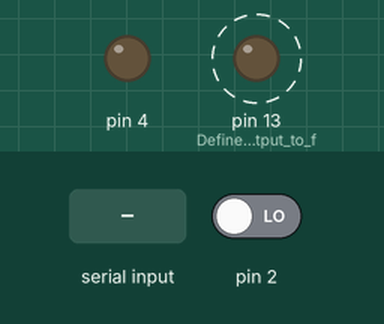
A sketch run on a simulated Arduino Uno, built with avr-gcc and run on an emulated ATmega328P. Parts: output pins drawn as LEDs (lit = HIGH). Dashed ring = blinking. The inputs (shaded band) are chosen by the test bench; at power-on: pin 2 LOW. What the sketch prints to the serial monitor is not drawn.

Above: at 1.2 s.
1.3 s: "90,45\n" received over Serial
3.8 s: "5\n" received over Serial
6.8 s: "30,150\n" received over Serial
Timing chart, 0 to 13.8 s (numbered marks = the images above; inputs shaded):
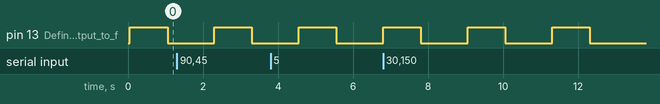

Measured:
- by itself, pin 13 (Define_D13_as_output_to_f): alternates HIGH for 1.0 s and LOW for 1.3 s

The sketch:

DimmerBluetooth.ino
```cpp
/*
  The following sketch is meant to to define dimming value through potentiometer,
  The potentiometer values are changing in range from 0 to 1023
  potentiometer values are converted through the map function to values from 0 to 100% and saved in dimmer.setPower(outVal);
  Serial.begin is used to display dimming values

  Dimmer is connected to following pins:
  D2 - zero-cross; it's hard-defined because of the use of external interupt
  dimmerLamp dimmer(4); used to initialize the 4th pin and is defined by the user

  void loop()  обработчик потенциометра, вывод информации на серийный порт, задавание значения.
*/

#include <RBDdimmer.h>

dimmerLamp dimmer(4); //initialase port for dimmer: name(PinNumber);

int outVal = 70;

void setup() {
  Serial.begin(9600);
  dimmer.begin(NORMAL_MODE, ON); //dimmer initialisation: name.begin(MODE, STATE)
  pinMode(13, OUTPUT);      //Define D13 as output to flash status LED
  Serial.println("Dimmer Program is starting...");
  Serial.println("Set value");

  dimmer.setPulseWidth(13); // avoid LED flickering!
}

void printSpace(int val)
{
  if ((val / 100) == 0) Serial.print(" ");
  if ((val / 10) == 0) Serial.print(" ");
}

void loop() {
  int preVal = outVal;

  if (Serial.available())
  {
    int buf = Serial.parseInt();
    if (buf != 0)
    {
      outVal = buf;
    }
    delay(200);
  }

  dimmer.setPower(outVal); // setPower(0-100%);

  if (preVal != outVal)
  {
    Serial.print("% lampValue -> ");
    printSpace(dimmer.getPower());
    Serial.print(dimmer.getPower());
  }
  delay(50);
  flash_led();
}

void flash_led() {
  digitalWrite(13, HIGH);
  delay(1000);
  digitalWrite(13, LOW);
  delay(1000);
}
```

RBDdimmer.h
```cpp
#ifndef RBDDIMMER_H
#define RBDDIMMER_H

#include <avr/io.h>
#include <stdio.h>
#include <avr/interrupt.h>
#include <util/delay.h>
#include <util/atomic.h>

typedef enum
{
    NORMAL_MODE = 0,
    TOGGLE_MODE = 1
} DIMMER_MODE_typedef;

typedef enum
{
    OFF = false,
    ON = true
} ON_OFF_typedef;

#if defined(__AVR_ATmega1280__) || defined(__AVR_ATmega2560__)
#define DIMMER_TIMER 4
#define INT_vect INT4_vect
#define INTx INT4
#define EICRX EICRB
#define ISCx1 ISC41
#define ISCx0 ISC40

#define TCCRxA_VALUE 0x00 // CTC mode
#define TCCRxB_VALUE 0x0B // 0b1011 // (1 << WGMx2)|(1 << CSx1)|(1 << CSx0)
#define OCRxAH_VALUE 0x00
#define OCRxAL_VALUE 0x18

#define _OCRxAH(X) OCR ## X ## AH
#define OCRxAH(X) _OCRxAH(X)
#define _OCRxAL(X) OCR ## X ## AL
#define OCRxAL(X) _OCRxAL(X)

#elif defined(__AVR_ATmega32U4__)
#define DIMMER_TIMER 1
#define INT_vect INT6_vect
#define INTx INT6
#define EICRX EICRB
#define ISCx1 ISC61
#define ISCx0 ISC60

#define TCCRxA_VALUE 0x00 // CTC mode
#define TCCRxB_VALUE 0x0A// 0b1011 (1 << WGMx2)|(1 << CSx1)|(1 << CSx0)
#define OCRxAH_VALUE 0x00
#define OCRxAL_VALUE 0xB0

#define _OCRxAH(X) OCR ## X ## AH
#define OCRxAH(X) _OCRxAH(X)
#define _OCRxAL(X) OCR ## X ## AL
#define OCRxAL(X) _OCRxAL(X)

#else
#define DIMMER_TIMER 2
#define INT_vect INT0_vect
#define INTx INT0
#define EICRX EICRA
#define ISCx1 ISC01
#define ISCx0 ISC00

#define TCCRxA_VALUE 0x02
#define TCCRxB_VALUE 0x0A // 0b1010 // (1 << WGMx2)|(1 << CSx1)
#define OCRxAH_VALUE 0x00
#define OCRxAL_VALUE 0xFF

#define _OCRxAH(X) OCR ## X ## A
#define OCRxAH(X) _OCRxAH(X)
#define _OCRxAL(X) OCR ## X ## A
#define OCRxAL(X) _OCRxAL(X)

#endif

#if defined(__AVR_ATmega1280__) || defined(__AVR_ATmega2560__) || defined(__AVR_ATmega32U4__)
static const uint8_t powerBuf[] = {
    100, 99, 98, 97, 96, 95, 94, 93, 92, 91,
     90, 89, 88, 87, 86, 85, 84, 83, 82, 81,
     80, 79, 78, 77, 76, 75, 74, 73, 72, 71,
     70, 69, 68, 67, 66, 65, 64, 63, 62, 61,
     60, 59, 58, 57, 56, 55, 54, 53, 52, 51,
     50, 49, 48, 47, 46, 45, 44, 43, 42, 41,
     40, 39, 38, 37, 36, 35, 34, 33, 32, 31,
     30, 29, 28, 27, 26, 25, 24, 23, 22, 21,
     20, 19, 18, 17, 16, 15, 14, 13, 12, 11,
     10,  9,  8,  7,  6,  5,  4,  3,  2,  1
};
#else
static const uint8_t powerBuf[] = {
    75, 74, 73, 72, 71, 70, 69, 68, 67, 66,
    65, 64, 63, 62, 61, 60, 59, 58, 57, 56,
    55, 54, 53, 52, 51, 50, 49, 48, 47, 46,
    45, 44, 44, 43, 43, 42, 42, 41, 41, 40,
    40, 39, 39, 38, 38, 37, 37, 37, 36, 36,
    36, 35, 35, 35, 34, 34, 34, 33, 33, 32,
    32, 31, 31, 30, 30, 29, 29, 28, 28, 27,
    27, 26, 26, 25, 25, 24, 24, 23, 22, 21,
    20, 19, 18, 17, 16, 15, 14, 13, 12, 11,
    10,  9,  8,  7,  6,  5,  4,  3,  2,  1
};
#endif

#define ALL_DIMMERS 100

class dimmerLamp
{
    private:
        int current_num;
		int timer_num;
        bool toggle_state;
        int tog_current;

		void port_init(void);
		static void timer_init(void);
		static void ext_int_init(void);

    public:
        uint16_t pulse_begin;
        int dimmer_pin;
        int tog_max;
        int tog_min;

        dimmerLamp(int user_dimmer_pin);
        void begin(DIMMER_MODE_typedef DIMMER_MODE, ON_OFF_typedef ON_OFF);
        void setPower(int power);
		int  getPower(void);
		void setState(ON_OFF_typedef ON_OFF);
        bool getState(void);
		void changeState(void);
        void setMode(DIMMER_MODE_typedef DIMMER_MODE);
        DIMMER_MODE_typedef getMode(void);
        void toggleSettings(int minValue, int maxValue);

		void setPulseWidth(int width);
};

#endif
```
